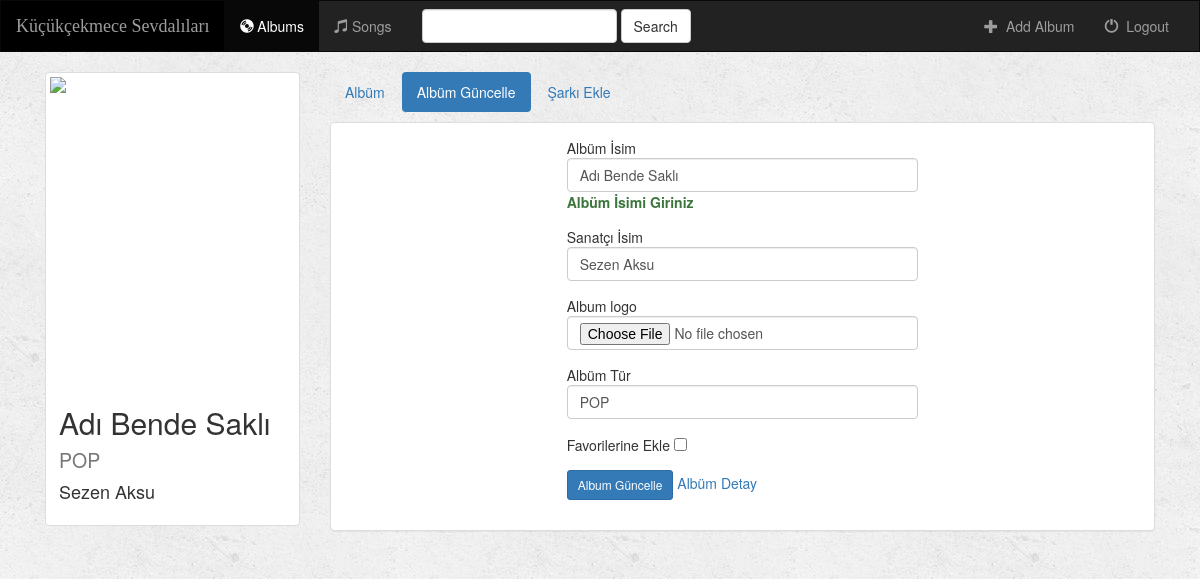
/album/album-update/adi-bende-sakli/, run on an earlier commit of the app's database.
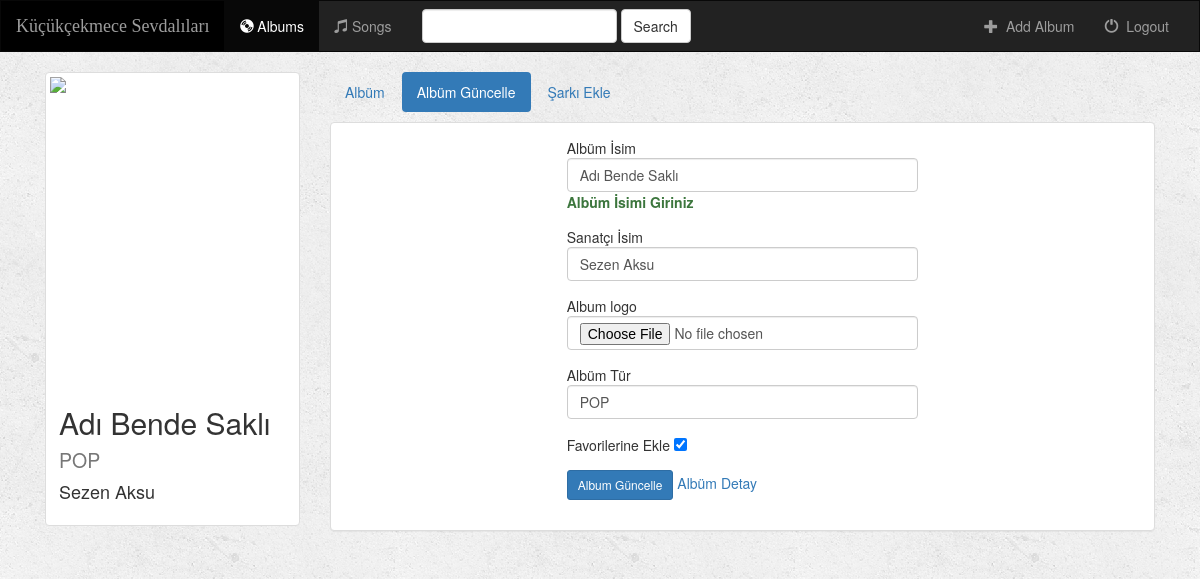
And on a later commit of the database.
### album/models.py (models this page shows, shortened)
class Album(models.Model):
    album_isim = models.CharField(max_length=100, verbose_name='Albüm İsim', help_text='Albüm İsimi Giriniz')
    slug = models.SlugField(max_length=200, null=True, unique=True)
    sanatci_isim = models.CharField(max_length=100, verbose_name='Sanatçı İsim')
    album_tur = models.CharField(max_length=100, verbose_name='Albüm Tür')
    created_date = models.DateField(auto_now_add=True, auto_now=False, verbose_name='Albüm Çıkış Tarihi')
    is_favorite = models.BooleanField(default=False, verbose_name='Favorilerine Ekle')
    album_logo = models.ImageField(null=True, blank=True)
    def get_album_photo(self):
        if self.album_logo:
            return self.album_logo.url
        return '/static/img/defult.jpg'

### album/views.py (the view, shortened to what this page needs)
# urls.py: url(r'^album-update/(?P<slug>[\w-]+)/$', album_update, name='album-update'),
def album_update(request, slug):
    album = get_object_or_404(Album, slug=slug)
    form = AlbumUpdateForm(instance=album)
    context = {'form': form, 'album': album}
    return render(request, 'album/album_update.html', context=context)

### album/forms.py
class AlbumUpdateForm(forms.ModelForm):
    class Meta:
        model = Album
        fields = ['album_isim', 'sanatci_isim', 'album_logo', 'album_tur', 'is_favorite']
    def __init__(self, *args, **kwargs):
        super(AlbumUpdateForm, self).__init__(*args, **kwargs)
        for field in self.fields:
            if field != 'is_favorite':
                self.fields[field].widget.attrs = {'class': 'form-control'}

### templates/album/album_update.html (shortened to what this page needs)
{% extends 'album/album_detail_base.html' %}    <h1 style="text-align:center">Albüm Güncelle</h1>
{% block detay_icerik %}
    <div class="col-lg-12">
        <div class="col-lg-6 col-lg-offset-3">
            <form method="post" enctype="multipart/form-data" action="{% url 'album-update' form.instance.slug %}">
                {% include 'album/include/form-include.html' %}
                <div class="form-group">
                    <input type="submit" class="btn btn-sm btn-primary" value="Album Güncelle">
                    <a href="{% url 'album-detail' form.instance.slug %}">Albüm Detay</a>
                </div>
            </form>
        </div>
    </div>
{% endblock %}
{% block album_update_active %}
    active
{% endblock %}

### templates/album/album_detail_base.html
{% extends 'base.html' %}
{% load static %}
{% block album_active %}active{% endblock %}
{% block icerik %}
    <div class="container-fluid songs-container">
        <div class="container-fluid songs-container">
            <div class="col-sm-4 col-lg-3">
                <div class="thumbnail">
                    {% if album.get_album_photo %}
                        <img style="height:300px" src="{{ album.get_album_photo }}" class="img-responsive">
                    {% else %}
                        <img style="height:300px" src="{% static 'img/defult.jpg' %}" class="img-responsive">
                    {% endif %}
                    <div class="caption">
                        <h2>{{ album.album_isim }}
                            <small>{{ album.album_tur }}</small>
                        </h2>
                        <h4>{{ album.sanatci_isim }}</h4>
                    </div>
                </div>
            </div>
            <div class="col-sm-8 col-lg-9">
                <ul class="nav nav-pills" style="margin-bottom: 10px;">
                    <li role="presentation" class="{% block album_detail_active %}{% endblock %}"><a
                            href="{% url 'album-detail' album.slug %}">Albüm</a></li>
                    <li role="presentation" class="{% block album_update_active %}{% endblock %}"><a
                            href="{% url 'album-update' album.slug %}">Albüm Güncelle</a>
                    </li>
                    <li class="{% block album_song_create_active %}{% endblock %}" role="presentation"><a
                            href="{% url 'add-song' album.slug %}">
                        Şarkı Ekle</a></li>
                </ul>
                <div class="panel panel-default">
                    <div class="panel-body">
                        {% block detay_icerik %}
                        {% endblock %}
                    </div>
                </div>
            </div>
        </div>
    </div>
{% endblock %}

### templates/album/include/form-include.html
{% for field in form %}
    <div class="form-group">
        {{ field.label }}
        {{ field }}
        {% if field.errors %}
            {% for error in field.errors %}
                <span class="text-danger"><b>{{ error }}</b></span>
            {% endfor %}
        {% else %}
            {% if field.help_text %}
                <span class="text-success"><b>{{ field.help_text }}</b></span>
            {% endif %}
        {% endif %}
    </div>
{% endfor %}

What changed in the data, as far as the page shows it:
changed Album "Adı Bende Saklı": is_favorite "☐" → "☑"
